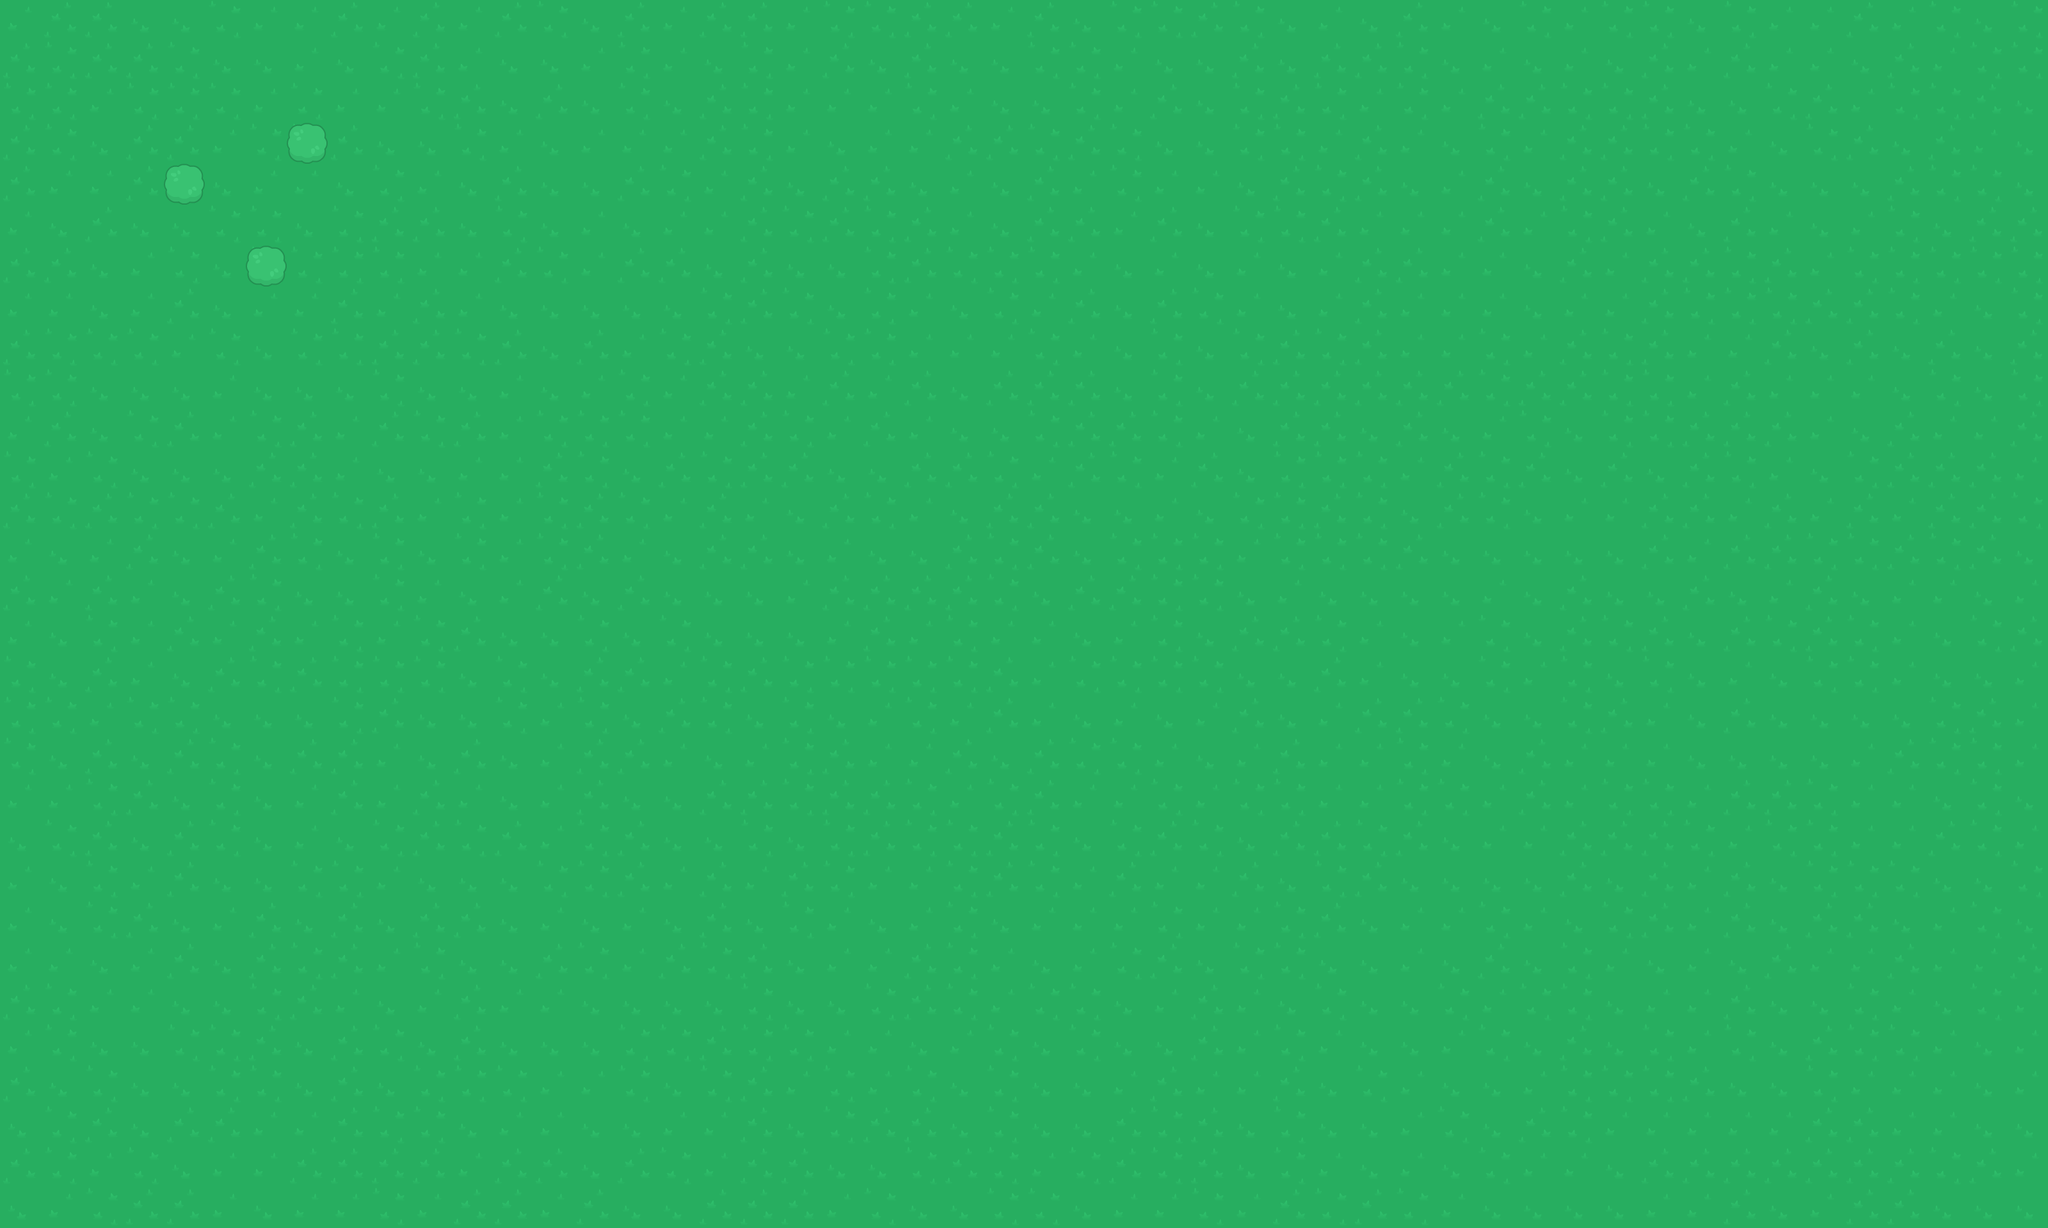

This game map was drawn from its Tiled (.tmx) file and the tilesets committed beside it. A one-line description and the full map source follow:
An orthogonal 50x30 tile map with 64x64 px tiles, 2 tile layers (Ground, Trees).

<map version="1.0" orientation="orthogonal" renderorder="right-down" width="50" height="30" tilewidth="64" tileheight="64" nextobjectid="1">
 <tileset firstgid="1" name="Kenney Topdown Pack" tilewidth="64" tileheight="64" spacing="10" tilecount="540" columns="27">
  <image source="img/spritesheet_tiles.png" width="1988" height="1470" />
 </tileset>
 <layer name="Ground" width="50" height="30">
  <data encoding="csv">
3,1,1,4,4,2,3,3,1,3,1,3,1,2,4,1,3,1,1,3,2,2,1,1,3,1,4,2,2,1,2,4,3,4,1,3,4,2,3,2,2,4,2,3,3,1,3,2,4,2,
1,2,1,1,2,4,4,3,4,2,1,3,4,4,3,2,3,4,2,3,1,4,1,4,4,2,2,3,4,4,1,4,1,1,2,4,3,4,3,4,1,3,1,3,3,4,1,3,2,2,
2,2,3,2,2,2,3,2,3,3,2,1,4,1,4,2,4,1,2,3,3,3,2,3,4,4,2,3,1,4,2,1,2,3,2,3,1,1,2,2,1,4,4,2,1,3,2,2,1,4,
1,2,4,1,1,3,2,2,1,4,4,2,3,4,3,3,3,1,2,3,4,3,3,1,1,2,1,2,4,4,2,2,3,1,3,4,2,3,1,1,2,2,3,4,2,1,4,1,3,4,
1,3,3,1,4,4,3,3,4,2,3,4,1,4,4,1,2,3,1,4,1,1,4,3,4,1,3,2,3,3,4,1,2,1,4,3,1,4,1,1,4,1,2,4,4,4,1,2,2,4,
3,4,1,4,4,2,2,4,2,1,1,4,2,4,3,4,3,3,1,2,1,2,1,3,4,1,1,3,1,4,2,2,1,3,3,3,1,3,2,1,3,4,1,3,4,3,2,4,1,1,
1,1,4,3,2,4,2,2,2,2,3,3,1,2,3,1,1,4,1,4,4,2,1,2,2,2,3,4,3,4,3,4,3,1,1,3,3,4,1,3,1,1,2,1,3,2,2,2,2,2,
3,3,4,3,1,4,3,3,1,3,1,3,4,4,4,4,4,2,1,2,4,2,3,4,2,3,1,4,1,2,3,4,3,1,3,3,3,4,3,3,1,2,2,2,1,1,2,3,4,2,
1,2,2,2,3,2,4,2,2,1,1,2,1,4,1,3,2,1,4,4,2,2,3,3,3,2,3,4,2,4,2,1,2,1,3,3,2,3,1,2,1,3,3,1,4,1,4,1,4,1,
2,2,4,4,4,3,4,4,4,2,4,4,3,4,3,2,3,1,1,3,1,3,1,4,1,1,1,4,2,4,1,1,1,1,1,1,2,1,1,2,2,3,1,3,3,3,4,2,4,2,
3,1,4,2,1,3,2,1,3,1,2,1,3,2,2,2,3,3,1,2,3,1,3,4,4,2,1,1,2,3,4,1,1,4,1,4,3,2,4,2,2,1,1,1,3,4,1,3,3,1,
2,3,2,4,4,4,1,1,3,4,4,3,3,1,2,4,1,2,1,1,4,4,1,1,2,3,1,2,3,1,4,2,2,2,3,1,2,1,4,1,4,1,2,3,4,2,1,1,1,3,
1,2,1,2,2,1,3,1,2,1,3,2,3,2,1,2,3,1,3,4,1,2,3,4,1,1,4,4,3,4,2,2,1,2,4,1,2,4,3,3,1,1,3,1,3,1,3,1,1,2,
3,4,3,1,4,3,1,2,4,2,4,2,3,2,1,3,4,1,1,4,3,4,4,1,2,1,4,2,2,2,3,2,2,2,1,4,4,4,4,4,1,3,1,1,2,2,1,2,1,4,
1,3,1,3,4,1,2,4,4,2,3,4,3,1,4,1,4,4,4,3,1,1,1,1,2,4,1,1,2,2,4,3,4,4,4,4,3,4,1,4,4,1,4,3,1,4,3,3,4,3,
3,4,2,3,1,3,1,3,2,3,2,1,4,4,2,4,2,4,4,4,3,1,3,2,3,3,4,3,2,4,1,1,2,3,4,3,2,4,1,2,1,4,1,2,1,2,3,4,2,1,
2,4,1,3,4,1,2,1,2,2,2,4,2,4,1,1,3,2,1,2,2,2,2,2,1,3,2,2,2,2,4,4,1,3,4,4,2,3,2,4,2,4,3,4,2,2,3,4,4,3,
2,2,3,2,2,4,4,4,2,1,4,4,2,3,2,4,1,2,4,2,4,3,2,3,1,3,4,3,4,3,1,4,3,1,1,2,4,4,2,1,3,4,1,4,4,4,4,2,1,3,
2,4,1,4,1,2,4,1,1,3,4,1,4,3,1,1,3,4,3,2,1,3,3,1,4,1,2,2,3,4,3,1,3,3,2,3,4,1,3,3,3,4,4,4,4,3,1,2,2,3,
3,3,2,1,4,2,4,3,1,3,1,3,4,3,1,4,4,1,1,2,1,1,2,3,2,1,3,3,2,3,2,2,3,3,2,2,3,1,3,2,2,3,1,1,2,3,3,4,2,4,
4,2,1,4,1,2,4,3,4,2,1,2,1,3,2,1,4,4,2,4,2,1,2,2,1,2,4,2,1,2,4,1,1,2,1,4,3,3,1,1,1,2,3,2,2,3,3,1,2,3,
3,4,2,3,1,4,4,2,2,3,4,4,4,2,2,1,3,1,3,1,2,3,3,2,1,2,3,1,3,3,1,4,2,1,4,4,4,4,1,4,1,3,1,4,2,2,2,4,4,2,
3,4,2,1,4,3,1,4,1,4,1,1,4,3,4,3,4,1,4,2,3,4,3,2,4,3,3,3,2,3,3,2,1,4,3,3,2,3,4,2,1,3,1,4,1,1,4,3,2,4,
3,3,4,3,1,4,1,2,1,3,2,4,4,1,2,3,1,2,1,4,3,3,1,2,3,4,3,2,1,4,2,2,4,4,3,4,1,4,2,3,4,3,4,1,3,3,1,3,3,1,
1,2,3,3,4,4,2,1,3,4,3,1,3,3,4,4,4,4,2,4,4,2,1,2,3,2,2,4,3,1,3,4,2,4,4,2,3,2,2,4,3,3,1,4,4,2,3,4,2,3,
3,2,4,4,2,2,1,4,1,2,4,1,4,4,4,2,2,1,2,2,3,3,4,3,2,4,2,4,4,1,3,2,3,4,4,3,2,4,1,4,2,3,2,4,1,2,2,3,4,3,
1,4,2,4,4,2,2,4,1,4,2,2,2,3,3,2,4,2,1,3,2,3,2,4,2,4,4,3,1,3,3,1,4,2,3,4,4,3,2,2,2,1,4,4,2,3,3,3,4,3,
4,2,1,4,1,1,3,3,1,2,2,4,3,3,4,4,3,3,1,4,2,1,1,4,2,4,4,1,2,1,4,2,4,4,3,2,4,1,2,3,3,3,3,3,1,1,3,3,4,4,
1,2,3,2,4,3,3,1,1,1,1,3,1,1,4,1,2,3,1,1,4,4,2,1,2,3,2,1,2,1,4,2,3,4,3,4,2,3,3,4,1,1,1,1,1,1,1,2,1,3,
4,3,2,1,1,3,4,3,3,2,3,1,1,3,1,4,4,1,1,1,3,2,4,4,2,2,4,3,3,2,3,1,2,1,2,3,4,4,4,4,3,3,1,4,3,1,1,4,4,4
</data>
 </layer>
 <layer name="Trees" width="50" height="30">
  <data encoding="csv">
0,0,0,0,0,0,0,0,0,0,0,0,0,0,0,0,0,0,0,0,0,0,0,0,0,0,0,0,0,0,0,0,0,0,0,0,0,0,0,0,0,0,0,0,0,0,0,0,0,0,
0,0,0,0,0,0,0,0,0,0,0,0,0,0,0,0,0,0,0,0,0,0,0,0,0,0,0,0,0,0,0,0,0,0,0,0,0,0,0,0,0,0,0,0,0,0,0,0,0,0,
0,0,0,0,0,0,0,0,0,0,0,0,0,0,0,0,0,0,0,0,0,0,0,0,0,0,0,0,0,0,0,0,0,0,0,0,0,0,0,0,0,0,0,0,0,0,0,0,0,0,
0,0,0,0,0,0,0,183,0,0,0,0,0,0,0,0,0,0,0,0,0,0,0,0,0,0,0,0,0,0,0,0,0,0,0,0,0,0,0,0,0,0,0,0,0,0,0,0,0,0,
0,0,0,0,183,0,0,0,0,0,0,0,0,0,0,0,0,0,0,0,0,0,0,0,0,0,0,0,0,0,0,0,0,0,0,0,0,0,0,0,0,0,0,0,0,0,0,0,0,0,
0,0,0,0,0,0,0,0,0,0,0,0,0,0,0,0,0,0,0,0,0,0,0,0,0,0,0,0,0,0,0,0,0,0,0,0,0,0,0,0,0,0,0,0,0,0,0,0,0,0,
0,0,0,0,0,0,183,0,0,0,0,0,0,0,0,0,0,0,0,0,0,0,0,0,0,0,0,0,0,0,0,0,0,0,0,0,0,0,0,0,0,0,0,0,0,0,0,0,0,0,
0,0,0,0,0,0,0,0,0,0,0,0,0,0,0,0,0,0,0,0,0,0,0,0,0,0,0,0,0,0,0,0,0,0,0,0,0,0,0,0,0,0,0,0,0,0,0,0,0,0,
0,0,0,0,0,0,0,0,0,0,0,0,0,0,0,0,0,0,0,0,0,0,0,0,0,0,0,0,0,0,0,0,0,0,0,0,0,0,0,0,0,0,0,0,0,0,0,0,0,0,
0,0,0,0,0,0,0,0,0,0,0,0,0,0,0,0,0,0,0,0,0,0,0,0,0,0,0,0,0,0,0,0,0,0,0,0,0,0,0,0,0,0,0,0,0,0,0,0,0,0,
0,0,0,0,0,0,0,0,0,0,0,0,0,0,0,0,0,0,0,0,0,0,0,0,0,0,0,0,0,0,0,0,0,0,0,0,0,0,0,0,0,0,0,0,0,0,0,0,0,0,
0,0,0,0,0,0,0,0,0,0,0,0,0,0,0,0,0,0,0,0,0,0,0,0,0,0,0,0,0,0,0,0,0,0,0,0,0,0,0,0,0,0,0,0,0,0,0,0,0,0,
0,0,0,0,0,0,0,0,0,0,0,0,0,0,0,0,0,0,0,0,0,0,0,0,0,0,0,0,0,0,0,0,0,0,0,0,0,0,0,0,0,0,0,0,0,0,0,0,0,0,
0,0,0,0,0,0,0,0,0,0,0,0,0,0,0,0,0,0,0,0,0,0,0,0,0,0,0,0,0,0,0,0,0,0,0,0,0,0,0,0,0,0,0,0,0,0,0,0,0,0,
0,0,0,0,0,0,0,0,0,0,0,0,0,0,0,0,0,0,0,0,0,0,0,0,0,0,0,0,0,0,0,0,0,0,0,0,0,0,0,0,0,0,0,0,0,0,0,0,0,0,
0,0,0,0,0,0,0,0,0,0,0,0,0,0,0,0,0,0,0,0,0,0,0,0,0,0,0,0,0,0,0,0,0,0,0,0,0,0,0,0,0,0,0,0,0,0,0,0,0,0,
0,0,0,0,0,0,0,0,0,0,0,0,0,0,0,0,0,0,0,0,0,0,0,0,0,0,0,0,0,0,0,0,0,0,0,0,0,0,0,0,0,0,0,0,0,0,0,0,0,0,
0,0,0,0,0,0,0,0,0,0,0,0,0,0,0,0,0,0,0,0,0,0,0,0,0,0,0,0,0,0,0,0,0,0,0,0,0,0,0,0,0,0,0,0,0,0,0,0,0,0,
0,0,0,0,0,0,0,0,0,0,0,0,0,0,0,0,0,0,0,0,0,0,0,0,0,0,0,0,0,0,0,0,0,0,0,0,0,0,0,0,0,0,0,0,0,0,0,0,0,0,
0,0,0,0,0,0,0,0,0,0,0,0,0,0,0,0,0,0,0,0,0,0,0,0,0,0,0,0,0,0,0,0,0,0,0,0,0,0,0,0,0,0,0,0,0,0,0,0,0,0,
0,0,0,0,0,0,0,0,0,0,0,0,0,0,0,0,0,0,0,0,0,0,0,0,0,0,0,0,0,0,0,0,0,0,0,0,0,0,0,0,0,0,0,0,0,0,0,0,0,0,
0,0,0,0,0,0,0,0,0,0,0,0,0,0,0,0,0,0,0,0,0,0,0,0,0,0,0,0,0,0,0,0,0,0,0,0,0,0,0,0,0,0,0,0,0,0,0,0,0,0,
0,0,0,0,0,0,0,0,0,0,0,0,0,0,0,0,0,0,0,0,0,0,0,0,0,0,0,0,0,0,0,0,0,0,0,0,0,0,0,0,0,0,0,0,0,0,0,0,0,0,
0,0,0,0,0,0,0,0,0,0,0,0,0,0,0,0,0,0,0,0,0,0,0,0,0,0,0,0,0,0,0,0,0,0,0,0,0,0,0,0,0,0,0,0,0,0,0,0,0,0,
0,0,0,0,0,0,0,0,0,0,0,0,0,0,0,0,0,0,0,0,0,0,0,0,0,0,0,0,0,0,0,0,0,0,0,0,0,0,0,0,0,0,0,0,0,0,0,0,0,0,
0,0,0,0,0,0,0,0,0,0,0,0,0,0,0,0,0,0,0,0,0,0,0,0,0,0,0,0,0,0,0,0,0,0,0,0,0,0,0,0,0,0,0,0,0,0,0,0,0,0,
0,0,0,0,0,0,0,0,0,0,0,0,0,0,0,0,0,0,0,0,0,0,0,0,0,0,0,0,0,0,0,0,0,0,0,0,0,0,0,0,0,0,0,0,0,0,0,0,0,0,
0,0,0,0,0,0,0,0,0,0,0,0,0,0,0,0,0,0,0,0,0,0,0,0,0,0,0,0,0,0,0,0,0,0,0,0,0,0,0,0,0,0,0,0,0,0,0,0,0,0,
0,0,0,0,0,0,0,0,0,0,0,0,0,0,0,0,0,0,0,0,0,0,0,0,0,0,0,0,0,0,0,0,0,0,0,0,0,0,0,0,0,0,0,0,0,0,0,0,0,0,
0,0,0,0,0,0,0,0,0,0,0,0,0,0,0,0,0,0,0,0,0,0,0,0,0,0,0,0,0,0,0,0,0,0,0,0,0,0,0,0,0,0,0,0,0,0,0,0,0,0
</data>
 </layer>
</map>
